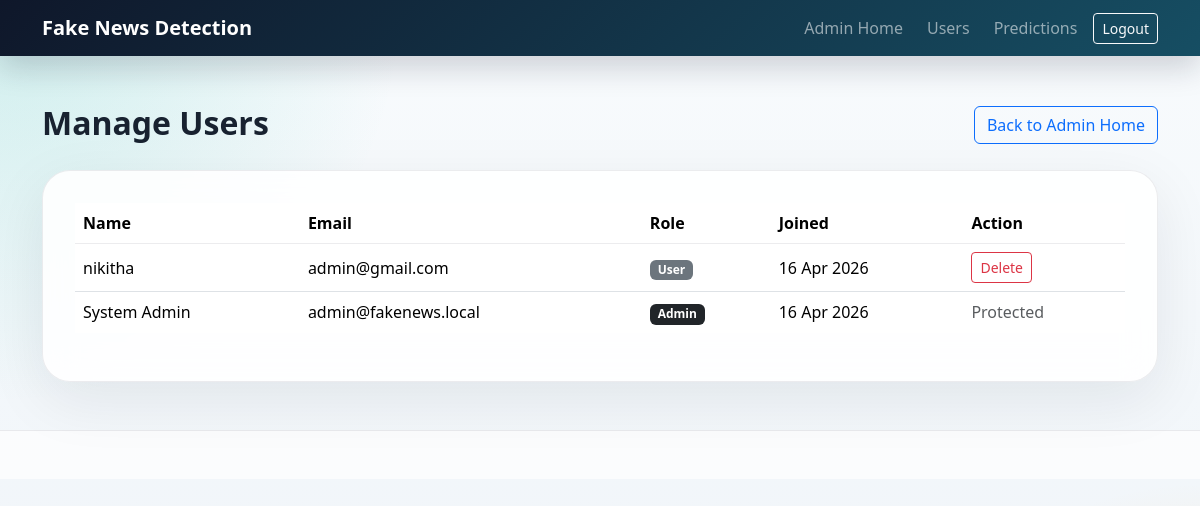
The app's page /admin/users (signed in) with its own data.
### app.py (models this page shows, shortened)
class User(db.Model):
    id = db.Column(db.Integer, primary_key=True)
    full_name = db.Column(db.String(120), nullable=False)
    email = db.Column(db.String(120), unique=True, nullable=False)
    password_hash = db.Column(db.String(255), nullable=False)
    is_admin = db.Column(db.Boolean, default=False, nullable=False)
    created_at = db.Column(db.DateTime, default=datetime.utcnow, nullable=False)
    predictions = db.relationship(
        "PredictionHistory",
        backref="user",
        lazy=True,
        cascade="all, delete-orphan",
    )

### app.py (the view)
@app.route("/admin/users")
@login_required
@admin_required
def admin_users():
    users = User.query.order_by(User.created_at.desc()).all()
    return render_template("admin_users.html", users=users)

### app.py (called while the page is built)
def load_metrics() -> dict:
    if METRICS_FILE.exists():
        with METRICS_FILE.open("r", encoding="utf-8") as file:
            return json.load(file)
    return {}

def login_required(view_func):
    @wraps(view_func)
    def wrapped_view(*args, **kwargs):
        if "user_id" not in session:
            flash("Please login to continue.", "warning")
            return redirect(url_for("login"))
        return view_func(*args, **kwargs)
    return wrapped_view

def admin_required(view_func):
    @wraps(view_func)
    def wrapped_view(*args, **kwargs):
        user = get_current_user()
        if not user or not user.is_admin:
            flash("Admin access required.", "danger")
            return redirect(url_for("dashboard"))
        return view_func(*args, **kwargs)
    return wrapped_view

def get_current_user():
    user_id = session.get("user_id")
    if not user_id:
        return None
    return db.session.get(User, user_id)

@app.context_processor
def inject_globals():
    return {
        "current_user": get_current_user(),
        "app_metrics": load_metrics(),
    }

### templates/admin_users.html (shortened to what this page needs)
{% extends "base.html" %}
{% block content %}
<div class="d-flex justify-content-between align-items-center mb-4">
    <div>
        <h2 class="fw-bold mb-1">Manage Users</h2>
    </div>
    <a href="{{ url_for('admin_overview') }}" class="btn btn-outline-primary">Back to Admin Home</a>
</div>
<div class="panel-card">
    <div class="table-responsive">
        <table class="table table-hover align-middle">
            <thead>
                <tr>
                    <th>Name</th>
                    <th>Email</th>
                    <th>Role</th>
                    <th>Joined</th>
                    <th>Action</th>
                </tr>
            </thead>
            <tbody>
                {% for user in users %}
                <tr>
                    <td>{{ user.full_name }}</td>
                    <td>{{ user.email }}</td>
                    <td>
                        <span class="badge {% if user.is_admin %}bg-dark{% else %}bg-secondary{% endif %}">
                            {{ 'Admin' if user.is_admin else 'User' }}
                        </span>
                    </td>
                    <td>{{ user.created_at.strftime('%d %b %Y') }}</td>
                    <td>
                        {% if not user.is_admin %}
                        <form method="POST" action="{{ url_for('delete_user', user_id=user.id) }}">
                            <button type="submit" class="btn btn-sm btn-outline-danger">Delete</button>
                        </form>
                        {% else %}
                        <span class="text-muted">Protected</span>
                        {% endif %}
                    </td>
                </tr>
                {% endfor %}
            </tbody>
        </table>
    </div>
</div>
{% endblock %}

### static/css/styles.css (style rules this page uses)
:root { --bg-main: #f4f7fb; --bg-card: rgba(255, 255, 255, 0.88); --text-main: #182230; --text-muted: #6b7280; --primary: #0f766e; --primary-dark: #115e59; --accent: #f59e0b; --danger: #dc2626; --success: #15803d; --border-soft: rgba(15, 23, 42, 0.08); --shadow-soft: 0 18px 60px rgba(15, 23, 42, 0.08); }
body { min-height: 100vh; color: var(--text-main); background: radial-gradient(circle at top left, rgba(20, 184, 166, 0.18), transparent 28%), radial-gradient(circle at bottom right, rgba(245, 158, 11, 0.22), transparent 22%), linear-gradient(180deg, #f8fbfd 0%, #eef3f8 100%); font-family: "Segoe UI", Tahoma, Geneva, Verdana, sans-serif; }
.hero-section, .panel-card, .auth-card, .feature-card, .glass-card, .metric-box, .history-item { border: 1px solid var(--border-soft); box-shadow: var(--shadow-soft); }
.hero-section, .panel-card, .auth-card, .feature-card { background: var(--bg-card); backdrop-filter: blur(16px); border-radius: 28px; }
.auth-card, .feature-card, .panel-card { padding: 2rem; }
.table thead th { border-bottom: 1px solid var(--border-soft); }
.table tbody tr:last-child td { border-bottom: none; }

### records on screen
User: full_name "nikitha", email "admin@gmail.com", is_admin "User", created_at "16 Apr 2026"
User: full_name "System Admin", email "admin@fakenews.local", is_admin "Admin", created_at "16 Apr 2026", shows "Protected"
